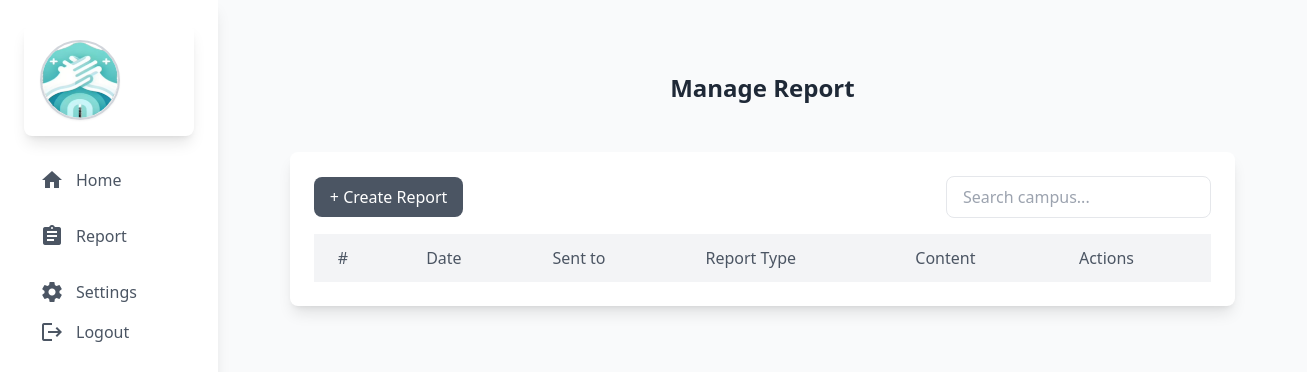
Before: /student/report.php (signed in) with the older database file.
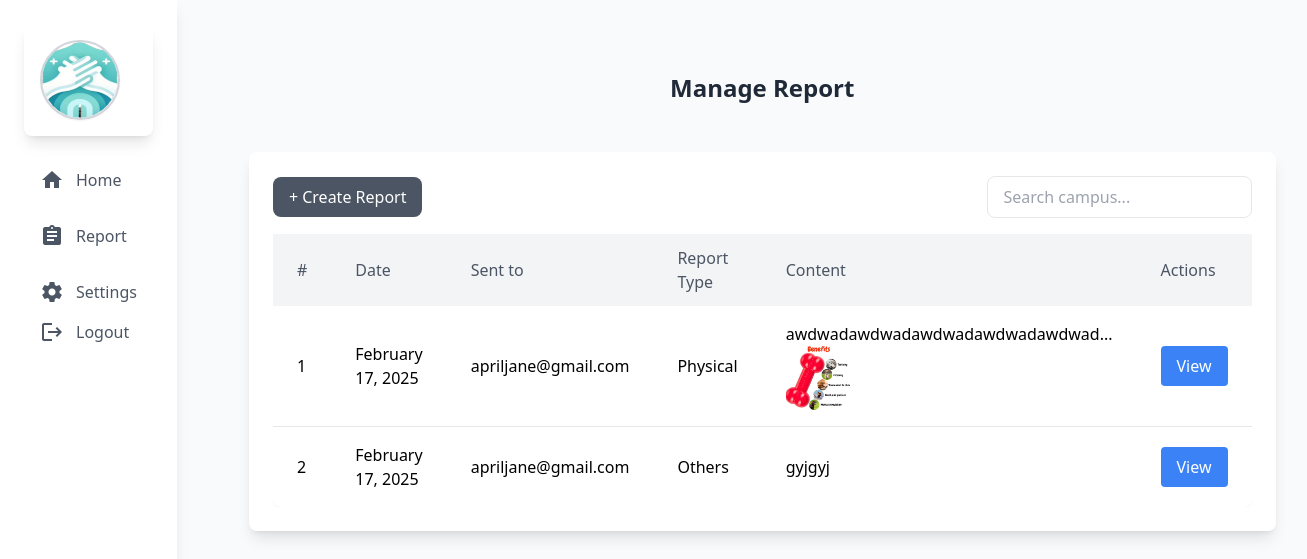
After: the same page with the newer database file.
### tables this page shows
CREATE TABLE `report` (
  `report_id` int(11) NOT NULL,
  `IDsentTo` int(11) NOT NULL,
  `IDsentFrom` int(11) NOT NULL,
  `bullyingType` varchar(60) NOT NULL,
  `messages` text DEFAULT NULL,
  `imagesProof` varchar(255) DEFAULT NULL,
  `date_added` timestamp NOT NULL DEFAULT current_timestamp() ON UPDATE current_timestamp(),
  `status` int(11) NOT NULL DEFAULT 1 COMMENT '0=deleted,1=existing'
);

### student/backend/db.php (called while the page is built, shortened)
<?php
class db_connect
{
    public $host = db_host;
    public $user = db_user;
    public $pass = db_pass;
    public $name = db_name;
    public function connect()
    {
        try {
            $this->conn = new mysqli($this->host, $this->user, $this->pass, $this->name);
        } catch (\Throwable $th) {
            header("Location:setup.php");
        }
    }
}

### student/backend/class.php (called while the page is built, shortened)
<?php
include ('db.php');
class global_class extends db_connect
{
    public function fetch_all_reports($session_account){
        $query = $this->conn->prepare("SELECT report.*, admin.* FROM `report`
        LEFT JOIN admin ON admin.id = report.IDsentTo
        where report.IDsentFrom = '$session_account'
        ");
        if ($query->execute()) {
            $result = $query->get_result();
            return $result;
        }
    }
    public function check_account($student_id) {
        $query = "SELECT * FROM student WHERE id = $student_id";
        $result = $this->conn->query($query);
        $items = [];
        if ($result && $result->num_rows > 0) {
            while ($row = $result->fetch_assoc()) {
                $items[] = $row;
            }
        }
        return $items;
    }
}

### student/backend/end-points/report_list.php (the view, shortened to what this page needs)
<?php
$fetch_all_reports = $db->fetch_all_reports($session_account[0]['id']);
if ($fetch_all_reports): ?>
    <?php
    $count=1;
        foreach ($fetch_all_reports as $report):
        ?>
        <tr class="hover:bg-gray-50">
                        <td class="px-4 sm:px-6 py-4"><?= $count; ?></td>
                        <td class="px-4 sm:px-6 py-4"><?= date("F j, Y", strtotime($report['date_added'])); ?></td>
                        <td class="px-4 sm:px-6 py-4"><?= $report['email']; ?></td>
                        <td class="px-4 sm:px-6 py-4"><?= $report['bullyingType']; ?> </td>
                        <td class="px-4 sm:px-6 py-4">
                            <?= (strlen($report['messages']) > 30) ? substr($report['messages'], 0, 30) . '...' : $report['messages']; ?>
                            <?php if (!empty($report['imagesProof'])): ?>
                                <img src="../upload_messages/<?= htmlspecialchars($report['imagesProof']); ?>" alt="" class="w-16 h-16 object-cover" id="image_<?= $report['id']; ?>" data-image="<?= htmlspecialchars($report['imagesProof']); ?>">
                            <?php endif; ?>
                        </td>
                        <td class="px-4 sm:px-6 py-4">
                            <button class="view-btn px-4 py-2 bg-blue-500 text-white rounded" data-message="<?= htmlspecialchars($report['messages']); ?>" data-image="<?= htmlspecialchars($report['imagesProof']); ?>">View</button>
                        </td>
        </tr>
    <?php
     $count++;
    endforeach;
   ?>
<?php else: ?>
    <tr>
        <td colspan="5" class="p-2">No record found.</td>
    </tr>
<?php endif; ?>

### student/components/header.php (shortened to what this page needs)
<?php
include('backend/class.php');
$db = new global_class();
if (isset($_SESSION['lrn'])) {
    $student_id = intval($_SESSION['id']);
    $session_account = $db->check_account($student_id);
} else {
   header('location: student.php');
}
?>
<!DOCTYPE html>
<html lang="en">
<head>
  <script src="https://cdn.tailwindcss.com"></script>
  <link rel="stylesheet" href="https://cdnjs.cloudflare.com/ajax/libs/AlertifyJS/1.13.1/css/alertify.css" />
<link href="https://cdn.jsdelivr.net/npm/select2@4.0.13/dist/css/select2.min.css" rel="stylesheet" />
</head>
<body class="bg-gray-100 font-sans antialiased">
  <div class="min-h-screen flex flex-col lg:flex-row">
<aside id="sidebar" class="bg-white shadow-lg w-64 lg:w-1/5 xl:w-1/6 p-6 space-y-6 lg:static fixed inset-y-0 left-0 z-50 transform -translate-x-full lg:translate-x-0 transition-transform duration-300 ease-in-out">
  <div class="flex items-center space-x-4 p-4 bg-white rounded-lg shadow-lg hover:shadow-xl transition-shadow duration-300">
  <img src="../assets/logo.webp" alt="Logo" class="w-20 h-20 rounded-full border-2 border-gray-300 shadow-sm transform transition-transform duration-300 hover:scale-105">
</div>
<nav class="space-y-4 text-left lg:text-left">
    <a href="dashboard.php" class="flex items-center space-x-3 text-gray-600 hover:text-blue-500 hover:bg-gray-100 px-4 py-2 rounded-md transition-all duration-300">
        <span class="material-icons text-xl leading-none">home</span>
        <span>Home</span>
    </a>
    <a href="report.php" class="flex items-center space-x-3 text-gray-600 hover:text-blue-500 hover:bg-gray-100 px-4 py-2 rounded-md transition-all duration-300">
        <span class="material-icons text-xl leading-none">assignment</span>
        <span>Report</span>
    </a>
    <a href="settings.php" class="flex items-center space-x-3 text-gray-600 hover:text-blue-500 hover:bg-gray-100 px-4 py-2 rounded-md transition-all duration-300">
        <span class="material-icons text-xl leading-none">settings</span>
        <span>Settings</span>
    </a>
    <a href="logout.php">
        <button type="submit" class="flex items-center space-x-3 text-gray-600 hover:text-red-500 hover:bg-gray-100 px-4 py-2 rounded-md transition-all duration-300">
            <span class="material-icons text-xl leading-none">logout</span>
            <span>Logout</span>
        </button>
    </a>
</nav>
</aside>
    <main class="flex-1 bg-gray-50 p-8 lg:p-12">

### student/report.php (shortened to what this page needs)
<?php include "components/header.php";?>
<div class="container mx-auto p-4 sm:p-6">
    <h2 class="text-2xl font-semibold text-gray-800 mb-6 sm:mb-12 text-center">Manage Report</h2>
    <div class="bg-white shadow-lg rounded-lg p-4 sm:p-6">
        <div class="flex flex-col sm:flex-row justify-between items-center mb-4 space-y-3 sm:space-y-0">
            <button id="Show_create_report_modal" class="bg-gray-600 text-white px-4 py-2 rounded-lg hover:bg-gray-700 transition w-full sm:w-auto">
                + Create Report
            </button>
            <input type="text" id="searchInput" placeholder="Search campus..."
                class="px-4 py-2 border rounded-lg focus:outline-none focus:ring-2 focus:ring-gray-400 w-full sm:w-auto"
                onkeyup="searchTable()">
        </div>
        <div class="overflow-x-auto">
            <table id="campusTable" class="w-full border-collapse bg-white shadow-sm rounded-lg">
                <thead class="bg-gray-100">
                    <tr>
                        <th class="px-4 sm:px-6 py-3 text-left text-gray-600 font-medium">#</th>
                        <th class="px-4 sm:px-6 py-3 text-left text-gray-600 font-medium">Date</th>
                        <th class="px-4 sm:px-6 py-3 text-left text-gray-600 font-medium">Sent to</th>
                        <th class="px-4 sm:px-6 py-3 text-left text-gray-600 font-medium">Report Type</th>
                        <th class="px-4 sm:px-6 py-3 text-left text-gray-600 font-medium">Content</th>
                        <th class="px-4 sm:px-6 py-3 text-left text-gray-600 font-medium">Actions</th>
                    </tr>
                </thead>
                <tbody class="divide-y divide-gray-200">
                    <?php  include "backend/end-points/report_list.php"; ?>
                </tbody>
            </table>
        </div>
    </div>
</div>
<?php include "components/footer.php";?>

### student/components/footer.php (shortened to what this page needs)
 </main>
</div>
</body>
</html>

Changed rows visible on the page:
added report: date_added "February 17, 2025", IDsentTo.email "apriljane@gmail.com", bullyingType "Physical", messages "awdwadawdwadawdwadawdwadawdwad", imagesProof (picture)
added report: date_added "February 17, 2025", IDsentTo.email "apriljane@gmail.com", bullyingType "Others", messages "gyjgyj"
